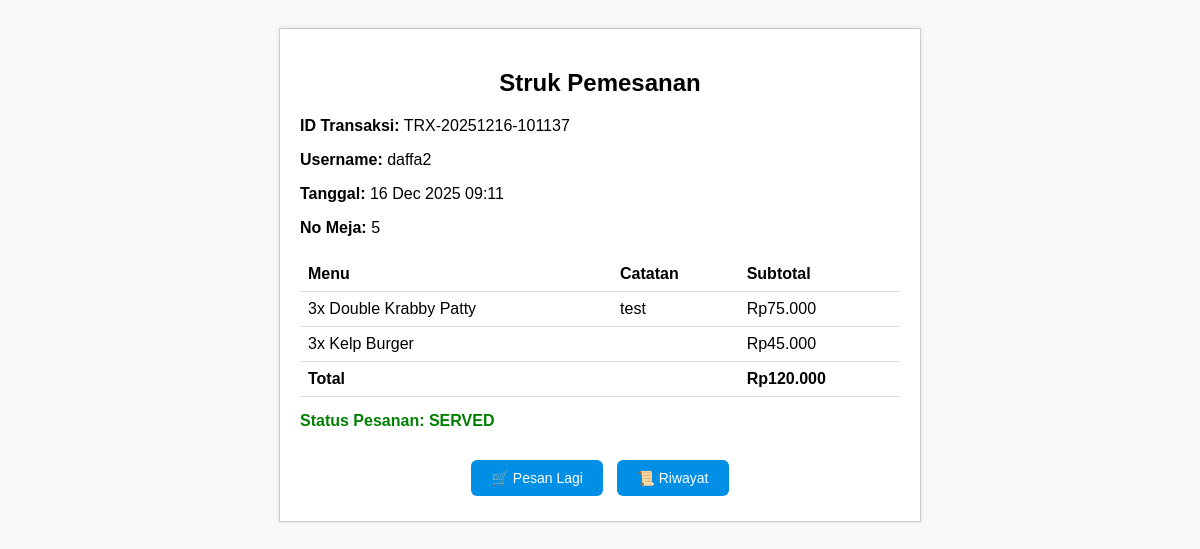
/wait.php (signed in), run on the app's committed database.
### tables this page shows
CREATE TABLE `kelola_pesanan` (
  `id_pesanan` int(11) NOT NULL,
  `id_transaksi` int(11) NOT NULL,
  `no_meja` int(11) NOT NULL,
  `item` text NOT NULL,
  `waktu` timestamp NOT NULL DEFAULT current_timestamp(),
  `status` enum('PENDING','COOKING','READY','SERVED') NOT NULL DEFAULT 'PENDING'
);

CREATE TABLE `transaksi` (
  `id_transaksi` int(11) NOT NULL,
  `id_akun` int(11) NOT NULL,
  `username` varchar(50) NOT NULL,
  `kode_transaksi` varchar(30) NOT NULL,
  `total_belanja` decimal(10,2) NOT NULL DEFAULT 0.00,
  `status_transaksi` enum('PENDING','SELESAI','BATAL') NOT NULL DEFAULT 'PENDING',
  `created_at` timestamp NOT NULL DEFAULT current_timestamp()
);

CREATE TABLE `detail_transaksi` (
  `id_detail` int(11) NOT NULL,
  `id_transaksi` int(11) NOT NULL,
  `id_menu` int(11) NOT NULL,
  `no_meja` int(11) DEFAULT NULL,
  `jumlah` int(11) NOT NULL,
  `catatan` text DEFAULT NULL,
  `harga_satuan` decimal(10,2) NOT NULL,
  `subtotal` decimal(10,2) NOT NULL
);

CREATE TABLE `menu` (
  `id_menu` int(11) NOT NULL,
  `nama_menu` varchar(100) NOT NULL,
  `tipe` enum('MAIN_COURSE','APPETIZER','DRINK','DESSERT') NOT NULL,
  `harga_menu` decimal(10,2) NOT NULL,
  `jumlah_stock` int(11) NOT NULL DEFAULT 0,
  `is_aktif` tinyint(1) NOT NULL DEFAULT 1,
  `created_at` timestamp NOT NULL DEFAULT current_timestamp()
);

### wait.php (the view, shortened to what this page needs)
<?php
require 'koneksi.php';
$id_akun = $_SESSION['id_akun'];
$sql = "
  SELECT
    t.kode_transaksi,
    t.total_belanja,
    t.status_transaksi,
    t.username,
    t.created_at,
    kp.no_meja,
    kp.status AS status_pesanan,
    t.id_transaksi
  FROM transaksi t
  JOIN kelola_pesanan kp ON t.id_transaksi = kp.id_transaksi
  WHERE t.id_akun = ?
  ORDER BY t.id_transaksi DESC
  LIMIT 1
";
$stmt = mysqli_prepare($conn, $sql);
mysqli_stmt_bind_param($stmt, "i", $id_akun);
mysqli_stmt_execute($stmt);
$res = mysqli_stmt_get_result($stmt);
if (!$data = mysqli_fetch_assoc($res)) {
  echo "Tidak ada data transaksi.";
  exit;
}
?>
<!DOCTYPE html>
<html>
<head>
</head>
<body>
<div class="box">
  <h2>Struk Pemesanan</h2>
  <p><strong>ID Transaksi:</strong> <?= $data['kode_transaksi'] ?></p>
  <p><strong>Username:</strong> <?= $data['username'] ?></p>
  <p><strong>Tanggal:</strong> <?= date('d M Y H:i', strtotime($data['created_at'])) ?></p>
  <p><strong>No Meja:</strong> <?= $data['no_meja'] ?></p>
  <table>
    <tr>
      <th>Menu</th>
      <th>Catatan</th>
      <th>Subtotal</th>
    </tr>
    <?php
    $q = "
      SELECT dt.jumlah, m.nama_menu, dt.catatan, dt.subtotal
      FROM detail_transaksi dt
      JOIN menu m ON dt.id_menu = m.id_menu
      WHERE dt.id_transaksi = ?
    ";
    $stmtDtl = mysqli_prepare($conn, $q);
    mysqli_stmt_bind_param($stmtDtl, "i", $data['id_transaksi']);
    mysqli_stmt_execute($stmtDtl);
    $resDtl = mysqli_stmt_get_result($stmtDtl);
    while ($item = mysqli_fetch_assoc($resDtl)):
    ?>
    <tr>
      <td><?= $item['jumlah'] . "x " . $item['nama_menu'] ?></td>
      <td><?= $item['catatan'] ?? '-' ?></td>
      <td>Rp<?= number_format($item['subtotal'], 0, ',', '.') ?></td>
    </tr>
    <?php endwhile; ?>
    <tr class="total-row">
      <td colspan="2">Total</td>
      <td>Rp<?= number_format($data['total_belanja'], 0, ',', '.') ?></td>
    </tr>
  </table>
  <div class="status">
    Status Pesanan: <?= strtoupper($data['status_pesanan']) ?>
  </div>
  <div class="buttons">
    <a href="customer_menu.php"><button>🛒 Pesan Lagi</button></a>
    <a href="history.php"><button>📜 Riwayat</button></a>
  </div>
</div>
</body>
</html>

### wait.php (style rules this page uses)
body { font-family: Arial; background: #f9f9f9; padding: 20px; }
.box { border: 1px solid #ccc; padding: 20px; width: 600px; margin: auto; background: #fff; box-shadow: 0 0 5px rgba(0,0,0,0.1); }
h2 { text-align: center; }
table { width: 100%; border-collapse: collapse; margin-top: 20px; }
th, td { padding: 8px; border-bottom: 1px solid #ddd; text-align: left; }
.total-row { font-weight: bold; }
.status { margin-top: 15px; font-weight: bold; color: green; }
.buttons { margin-top: 25px; text-align: center; }
.buttons a button { padding: 10px 20px; margin: 5px; font-size: 14px; background: #008FE5; color: white; border: none; border-radius: 6px; cursor: pointer; }

### data on the page
kelola_pesanan: id_transaksi.kode_transaksi "TRX-20251216-101137", id_transaksi.username "daffa2", id_transaksi.created_at "16 Dec 2025 09:11", no_meja "5", id_transaksi.total_belanja "120.000", status "SERVED"
detail_transaksi: jumlah "3", id_menu.nama_menu "Double Krabby Patty", catatan "test", subtotal "75.000"
detail_transaksi: jumlah "3", id_menu.nama_menu "Kelp Burger", subtotal "45.000"
